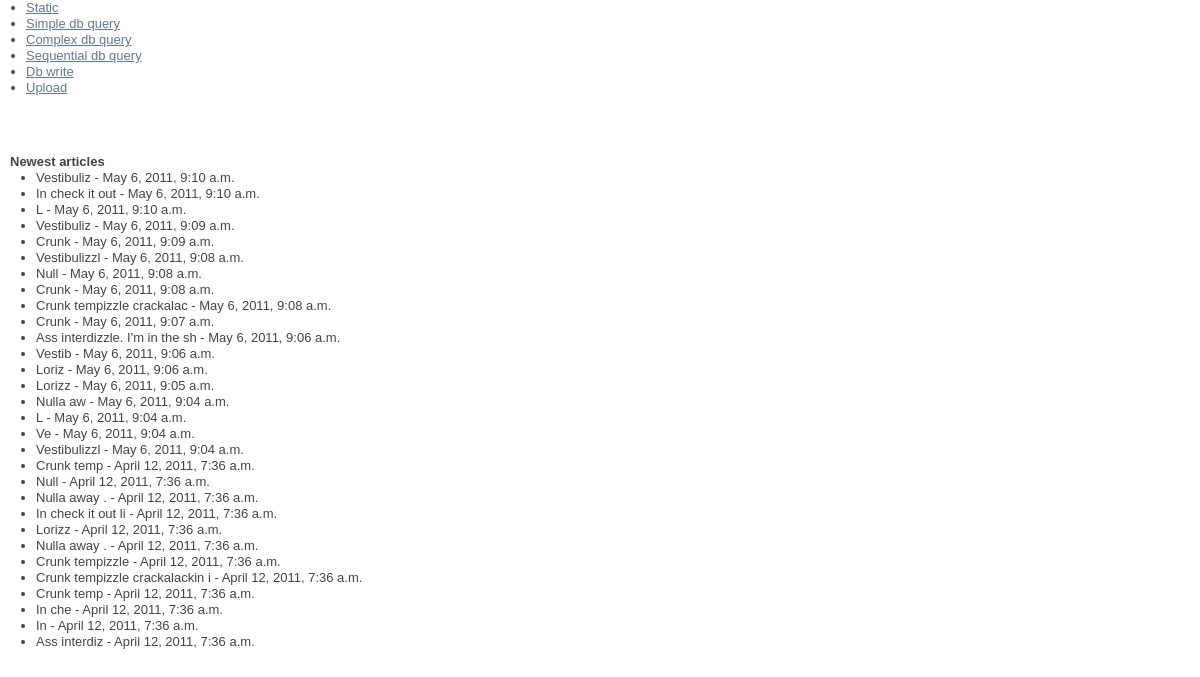
The app's page /simple_db_query/ with its own data.
### apps/benchmark_app/models.py (models this page shows)
class Article(models.Model):
    title = models.CharField(max_length=100, null=True, blank=True)
    text = models.TextField(null=True, blank=True)
    created = models.DateTimeField(auto_now_add=True, editable=False)
    modified = models.DateTimeField(auto_now=True, editable=False)
    tags = models.ManyToManyField(Tag, related_name='articles',
                                  blank=True, null=True)

### apps/benchmark_app/views.py (the view)
# urls.py: url(r'^simple_db_query/$', simple_db_query, name='simple_db_query'),
def simple_db_query(request):
    articles = Article.objects.all().order_by('-created')
    if articles.count() > 30:
        articles = articles[0:30]
    context = {
        'articles': articles,
    }
    return render_to_response('benchmark_app/simple.html', context,
                              context_instance=RequestContext(request))

### templates/benchmark_app/simple.html
{% extends 'benchmark_app/base.html' %}
{% block main_content %}
<div class="wrapper">
    <br/><br/><br/>
    <h1>Newest articles</h1>
    <ul>
    {% for article in articles %}
        {% include 'benchmark_app/_list_item_article.html' %}
    {% endfor %}
    </ul>
</div>
{% endblock main_content %}

### templates/benchmark_app/base.html (shortened to what this page needs)
<!doctype html>
 <html class="no-js" lang="en">
<head>
  <link rel="stylesheet" href="{{ MEDIA_URL }}css/style.css?v=2">
</head>
<body>
  <div id="container">
    <header>
        <ul>
            <li><a href="{% url static %}">Static</a></li>
            <li><a href="{% url simple_db_query %}">Simple db query</a></li>
            <li><a href="{% url complex_db_query %}">Complex db query</a></li>
            <li><a href="{% url sequential_db_query %}">Sequential db query</a></li>
            <li><a href="{% url db_write %}">Db write</a></li>
            <li><a href="{% url upload %}">Upload</a></li>
        </ul>
    </header>
    <div id="main" role="main">
    {% block main_content %}{% endblock main_content %}
    </div>
  </div>
</body>
</html>

### templates/benchmark_app/_list_item_article.html
<li>{{article.title}} - {{article.created}}</li>

### assets/css/style.css (style rules this page uses)
html, body, div, span, object, iframe, h1, h2, h3, h4, h5, h6, p, blockquote, pre, abbr, address, cite, code, del, dfn, em, img, ins, kbd, q, samp, small, strong, sub, sup, var, b, i, dl, dt, dd, ol, ul, li, fieldset, form, label, legend, table, caption, tbody, tfoot, thead, tr, th, td, article, aside, canvas, details, figcaption, figure, footer, header, hgroup, menu, nav, section, summary, time, mark, audio, video { margin: 0; padding: 0; border: 0; font-size: 100%; font: inherit; vertical-align: baseline; }
article, aside, details, figcaption, figure, footer, header, hgroup, menu, nav, section { display: block; }
body { font:13px/1.231 sans-serif; *font-size:small; }
html { overflow-y: scroll; }
ul, ol { margin-left: 2em; }
a:link { -webkit-tap-highlight-color: #FF5E99; }
body, select, input, textarea { color: #444; }
h1, h2, h3, h4, h5, h6 { font-weight: bold; }
a, a:active, a:visited { color: #607890; }
.wrapper { padding: 10px; }

### records on screen
Article: title "Vestibuliz", created "May 6, 2011, 9:10 a.m."
Article: title "In check it out", created "May 6, 2011, 9:10 a.m."
Article: title "L", created "May 6, 2011, 9:10 a.m."
Article: title "Vestibuliz", created "May 6, 2011, 9:09 a.m."
Article: title "Crunk", created "May 6, 2011, 9:09 a.m."
Article: title "Vestibulizzl", created "May 6, 2011, 9:08 a.m."
Article: title "Null", created "May 6, 2011, 9:08 a.m."
Article: title "Crunk", created "May 6, 2011, 9:08 a.m."
Article: title "Crunk tempizzle crackalac", created "May 6, 2011, 9:08 a.m."
Article: title "Crunk", created "May 6, 2011, 9:07 a.m."
Article: title "Ass interdizzle. I'm in the sh", created "May 6, 2011, 9:06 a.m."
Article: title "Vestib", created "May 6, 2011, 9:06 a.m."
Article: title "Loriz", created "May 6, 2011, 9:06 a.m."
Article: title "Lorizz", created "May 6, 2011, 9:05 a.m."
Article: title "Nulla aw", created "May 6, 2011, 9:04 a.m."
Article: title "L", created "May 6, 2011, 9:04 a.m."
Article: title "Ve", created "May 6, 2011, 9:04 a.m."
Article: title "Vestibulizzl", created "May 6, 2011, 9:04 a.m."
Article: title "Crunk temp", created "April 12, 2011, 7:36 a.m."
Article: title "Null", created "April 12, 2011, 7:36 a.m."
Article: title "Nulla away .", created "April 12, 2011, 7:36 a.m."
Article: title "In check it out li", created "April 12, 2011, 7:36 a.m."
Article: title "Lorizz", created "April 12, 2011, 7:36 a.m."
Article: title "Nulla away .", created "April 12, 2011, 7:36 a.m."
Article: title "Crunk tempizzle", created "April 12, 2011, 7:36 a.m."
Article: title "Crunk tempizzle crackalackin i", created "April 12, 2011, 7:36 a.m."
Article: title "Crunk temp", created "April 12, 2011, 7:36 a.m."
Article: title "In che", created "April 12, 2011, 7:36 a.m."
Article: title "In", created "April 12, 2011, 7:36 a.m."
Article: title "Ass interdiz", created "April 12, 2011, 7:36 a.m."
